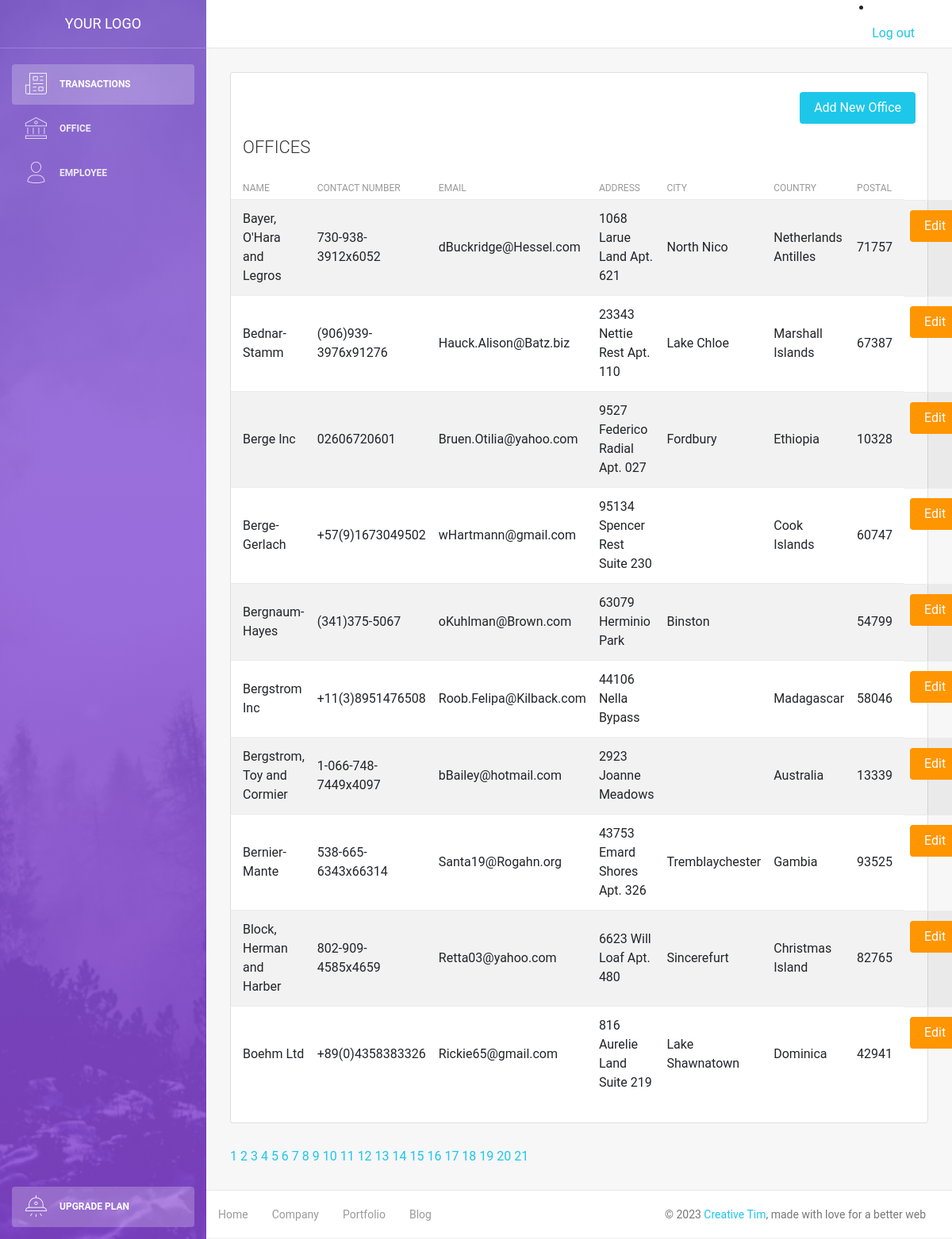
The page /office.php?page=2 on the database its author committed.
### tables this page shows
CREATE TABLE `office` (
  `id` int(11) NOT NULL,
  `name` varchar(45) NOT NULL,
  `contactnum` varchar(45) DEFAULT NULL,
  `email` varchar(45) DEFAULT NULL,
  `address` varchar(45) DEFAULT NULL,
  `city` varchar(45) DEFAULT NULL,
  `country` varchar(45) DEFAULT NULL,
  `postal` int(11) DEFAULT NULL
);

### office.php (the view, shortened to what this page needs)
<!DOCTYPE html>
<html lang="en">
<head>
    <link rel="stylesheet" href="https://maxcdn.bootstrapcdn.com/font-awesome/latest/css/font-awesome.min.css" />
    <link href="assets/css/bootstrap.min.css" rel="stylesheet" />
    <link href="assets/css/light-bootstrap-dashboard.css?v=2.0.0 " rel="stylesheet" />
    <link href="assets/css/demo.css" rel="stylesheet" />
</head>
<body>
<?php
require ('config/db.php');
$results_per_page = 10;
$query = "SELECT * FROM office";
$result = mysqli_query($conn, $query);
$number_of_result = mysqli_num_rows($result);
$number_of_page = ceil($number_of_result / $results_per_page);
if(!isset($_GET['page'])){
    $page = 1;
}else{
    $page = $_GET['page'];
}
$page_first_result = ($page-1) * $results_per_page;
$query = 'SELECT * FROM office ORDER BY name LIMIT '. $page_first_result .',' . $results_per_page . '';
$result = mysqli_query($conn, $query);
$offices = mysqli_fetch_all($result, MYSQLI_ASSOC);
?>
    <div class="wrapper">
        <div class="sidebar" data-image="assets/img/sidebar-5.jpg">
            <div class="sidebar-wrapper">
                <?php include('includes/sidebar.php'); ?>
            </div>
        </div>
        <div class="main-panel">
        <?php include('includes/navbar.php'); ?>
            <div class="content">
                <div class="container-fluid">
                    <div class = "row">
                    <div class="col-md-12">
                            <div class="card strpied-tabled-with-hover">
                            <br/>
                            <div class="col-md-12">
                                <a href="office-add.php">
                                    <button type="submit" class="btn btn-info btn-fill pull-right">Add New Office</button>
                                </a>
                            </div>
                            <div class="card-header ">
                                    <h4 class="card-title">OFFICES</h4>
                                </div>
                                <div class="card-body table-full-width table-responsive">
                                    <table class="table table-hover table-striped">
                                    <thead>
                                        <th>Name</th>
                                        <th>Contact Number</th>
                                        <th>Email</th>
                                        <th>Address</th>
                                        <th>City</th>
                                        <th>Country</th>
                                        <th>Postal</th>
                                    </thead>
                                    <tbody>
                                        <?php foreach($offices as $office) : ?>
                                        <tr>
                                            <td><?php echo $office['name']; ?></td>
                                            <td><?php echo $office['contactnum']; ?></td>
                                            <td><?php echo $office['email']; ?></td>
                                            <td><?php echo $office['address']; ?></td>
                                            <td><?php echo $office['city']; ?></td>
                                            <td><?php echo $office['country']; ?></td>
                                            <td><?php echo $office['postal']; ?></td>
                                            <td>
                                            <a href="office-edit.php?id=<?php echo $office['id']; ?>">
                                            <button type="submit" class ="btn btn-warning btn-fill pull-right">Edit</button>
                                        </a>
                                        </td>
                                        </tr>
                                            <?php endforeach ?>
                                        </tbody>
                                    </table>
                                </div>
                            </div>
                        </div>
                    </div>
                    <?php
                for($page=1; $page <= $number_of_page; $page++){
                    echo '<a href = "office.php?page='. $page .'">  ' . $page . '</a>';
                }
            ?>
                </div>
            </div>
            <footer class="footer">
                <div class="container-fluid">
                    <nav>
                        <ul class="footer-menu">
                            <li>
                                <a href="#">
                                    Home
                                </a>
                            </li>
                            <li>
                                <a href="#">
                                    Company
                                </a>
                            </li>
                            <li>
                                <a href="#">
                                    Portfolio
                                </a>
                            </li>
                            <li>
                                <a href="#">
                                    Blog
                                </a>
                            </li>
                        </ul>
                        <p class="copyright text-center">
                            ©
                            <a href="http://www.creative-tim.com">Creative Tim</a>, made with love for a better web
                        </p>
                    </nav>
                </div>
            </footer>
        </div>
    </div>
</body>
</html>

### rows shown on the page
office: name "Bayer, O'Hara and Legros", contactnum "730-938-3912x6052", email "dBuckridge@Hessel.com", address "1068 Larue Land Apt. 621", city "North Nico", country "Netherlands Antilles", postal "71757"
office: name "Bednar-Stamm", contactnum "(906)939-3976x91276", email "Hauck.Alison@Batz.biz", address "23343 Nettie Rest Apt. 110", city "Lake Chloe", country "Marshall Islands", postal "67387"
office: name "Berge Inc", contactnum "02606720601", email "Bruen.Otilia@yahoo.com", address "9527 Federico Radial Apt. 027", city "Fordbury", country "Ethiopia", postal "10328"
office: name "Berge-Gerlach", contactnum "+57(9)1673049502", email "wHartmann@gmail.com", address "95134 Spencer Rest Suite 230", country "Cook Islands", postal "60747"
office: name "Bergnaum-Hayes", contactnum "(341)375-5067", email "oKuhlman@Brown.com", address "63079 Herminio Park", city "Binston", postal "54799"
office: name "Bergstrom Inc", contactnum "+11(3)8951476508", email "Roob.Felipa@Kilback.com", address "44106 Nella Bypass", country "Madagascar", postal "58046"
office: name "Bergstrom, Toy and Cormier", contactnum "1-066-748-7449x4097", email "bBailey@hotmail.com", address "2923 Joanne Meadows", country "Australia", postal "13339"
office: name "Bernier-Mante", contactnum "538-665-6343x66314", email "Santa19@Rogahn.org", address "43753 Emard Shores Apt. 326", city "Tremblaychester", country "Gambia", postal "93525"
office: name "Block, Herman and Harber", contactnum "802-909-4585x4659", email "Retta03@yahoo.com", address "6623 Will Loaf Apt. 480", city "Sincerefurt", country "Christmas Island", postal "82765"
office: name "Boehm Ltd", contactnum "+89(0)4358383326", email "Rickie65@gmail.com", address "816 Aurelie Land Suite 219", city "Lake Shawnatown", country "Dominica", postal "42941"
